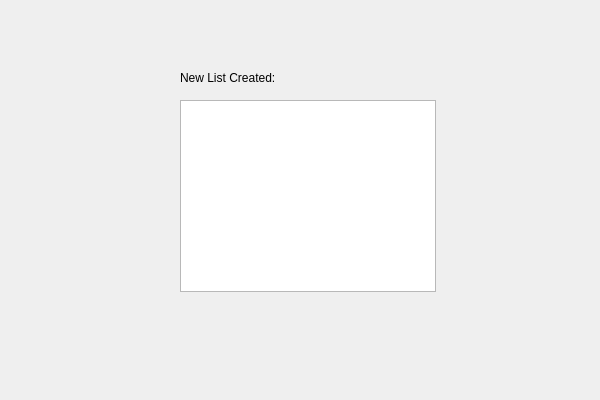
<?xml version="1.0" encoding="UTF-8"?>
<ui version="4.0">
 <class>NewlyMadeListClass</class>
 <widget class="QDialog" name="NewlyMadeListClass">
  <property name="geometry">
   <rect>
    <x>0</x>
    <y>0</y>
    <width>600</width>
    <height>400</height>
   </rect>
  </property>
  <property name="windowTitle">
   <string>New List Created</string>
  </property>
  <widget class="QListWidget" name="listWidget">
   <property name="geometry">
    <rect>
     <x>180</x>
     <y>100</y>
     <width>256</width>
     <height>192</height>
    </rect>
   </property>
  </widget>
  <widget class="QLabel" name="label">
   <property name="geometry">
    <rect>
     <x>180</x>
     <y>70</y>
     <width>121</width>
     <height>16</height>
    </rect>
   </property>
   <property name="text">
    <string>New List Created:</string>
   </property>
  </widget>
 </widget>
 <layoutdefault spacing="6" margin="11"/>
 <resources/>
 <connections/>
</ui>
